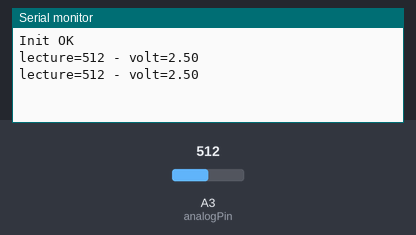
Bench run of a sketch on a simulated Arduino Uno, built with avr-gcc and run on an emulated ATmega328P. Parts: the last lines printed to the serial monitor. The test bench sets the inputs (shaded band); at power-on: A3 (analogPin) = 512.

Above: at 1.8 s.
1.9 s: A3 (analogPin) set to 716
At 2.8 s:
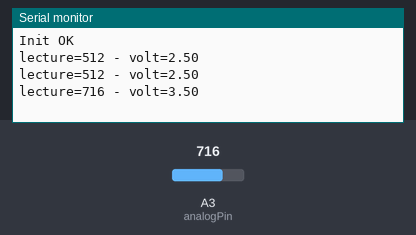
3.4 s: A3 (analogPin) set to 900
At 4.8 s:
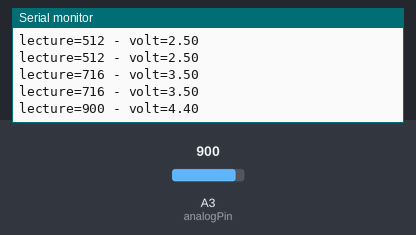
Timing chart, 0 to 6.4 s (numbered marks = the images above; inputs shaded):
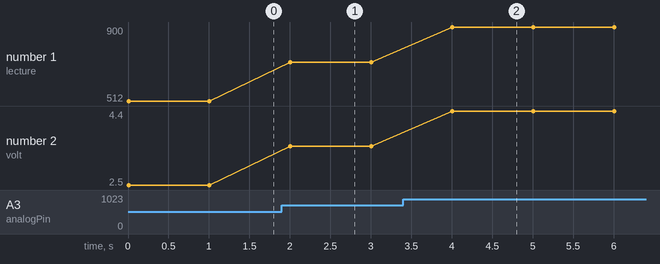

The sketch:

ballonEauChaude.ino
```cpp
int analogPin = 3;     // potentiometer wiper (middle terminal) connected to analog pin 3
// outside leads to ground and +5V
long val = 0;           // variable to store the value read

void setup()
{
  Serial.begin(9600);          //  setup serial
  Serial.println("Init OK");
}

void loop()
{
  val = analogRead(analogPin);    // read the input pin
  float volt = mapfloat(val, 0, 1023, 0, 5);
  Serial.print("lecture=");             // debug value
  Serial.print(val);             // debug value
  Serial.print(" - volt=");             // debug value
  Serial.println(volt);             // debug value
  delay(1000);
}

float mapfloat(long x, long in_min, long in_max, long out_min, long out_max)
{
  return (float)(x - in_min) * (out_max - out_min) / (float)(in_max - in_min) + out_min;
}
```

Measured:
- after the input at 1.9 s, the serial monitor: prints a new line after 0.10 s (image 1)
- after the input at 3.4 s, the serial monitor: prints a new line after 0.60 s (image 2)
- plotted number 1: 512 → 716 after the input at 1.9 s, 716 → 900 after the input at 3.4 s
- plotted number 2: 2.5 → 3.5 after the input at 1.9 s, 3.5 → 4.4 after the input at 3.4 s
